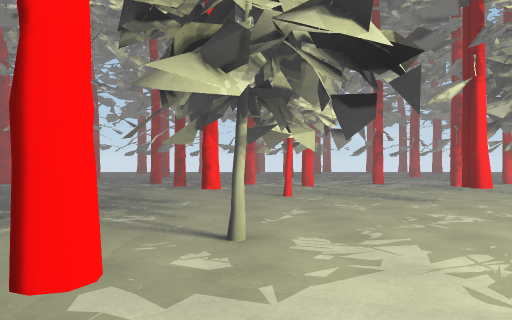
[1] (above)

24 first-person views from a walk through a 3-D level made in the Unity game engine. The camera is 1.4 m above the floor, looks level and sees 70° across. The floor is counted in squares, 2 m on a side. Each view is taken from the middle of a square. On the plan, view 1 faces up. The plan holds only what a view shows up to about 11 squares ahead; the rest is blank. The place goes on beyond the plan. The player is left out. Surface patterns are stand-ins for the level's own textures.

[2]
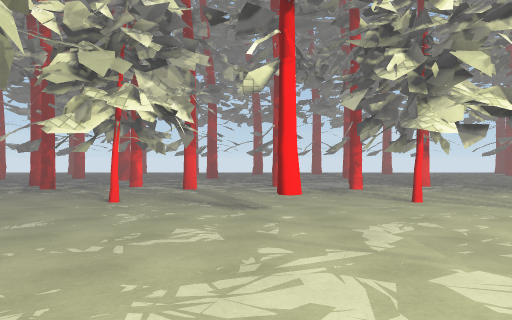

[3]
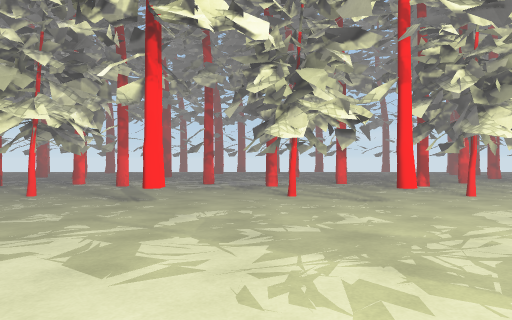

[4]
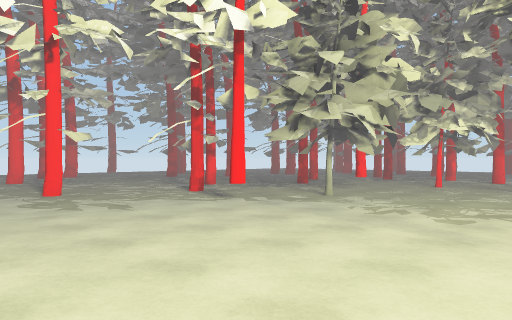

[5]
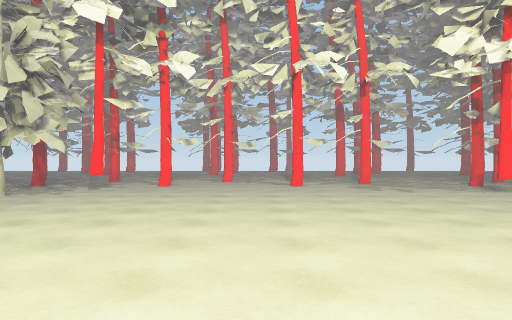

[6]
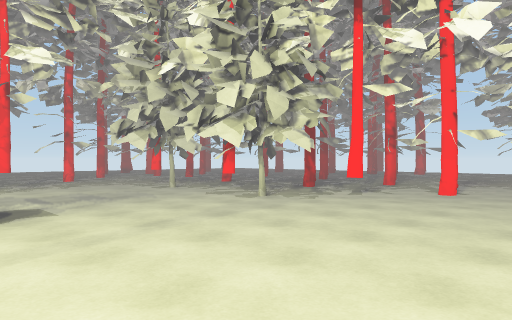

[7]
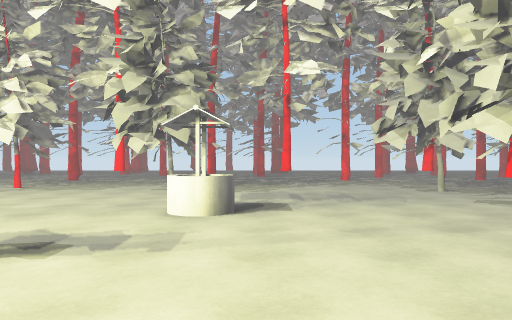

[8]
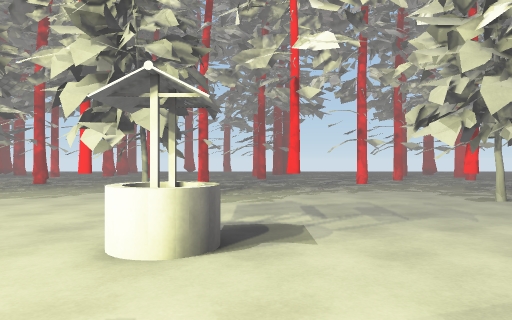

[9]
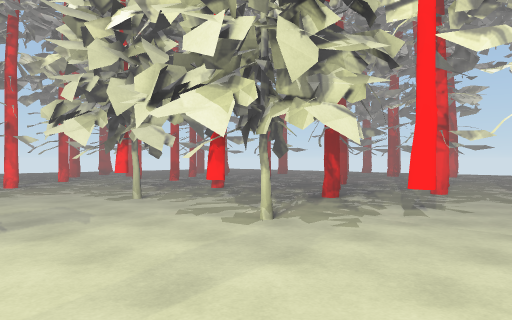

[10]
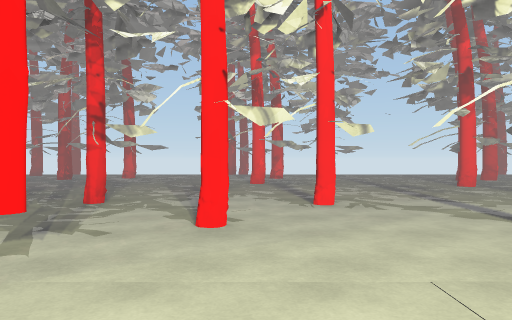

[11]
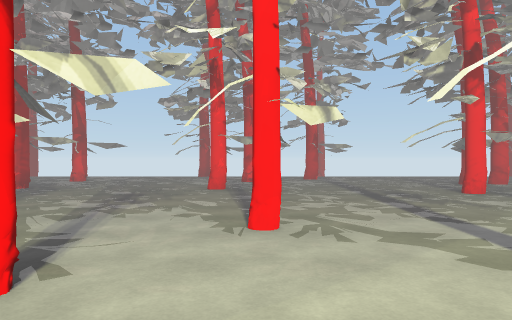

[12]
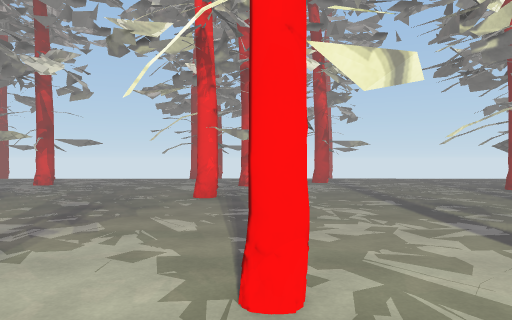

[13]
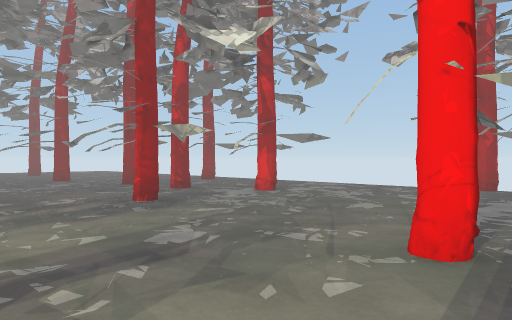

[14]
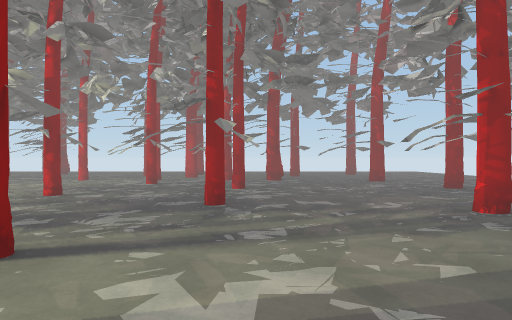

[15]
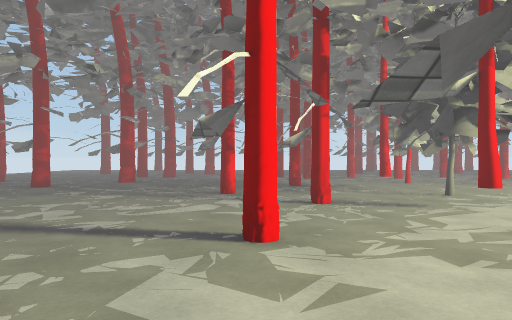

[16]
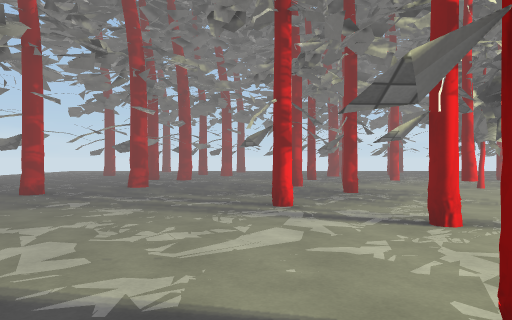

[17]
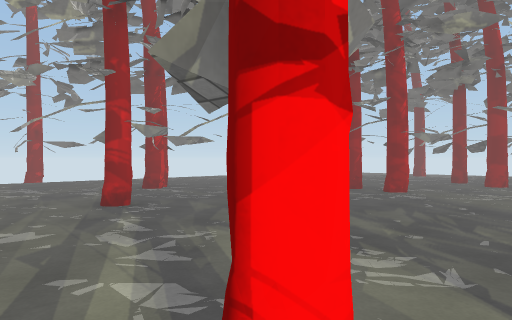

[18]
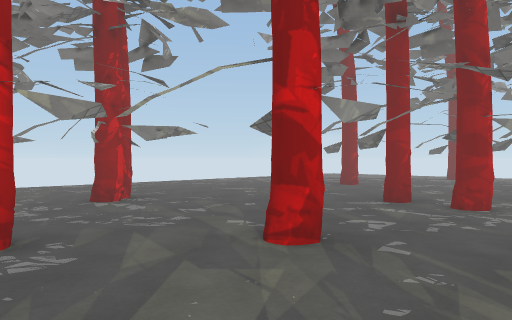

[19]
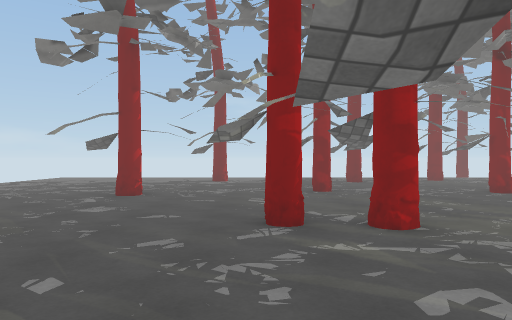

[20]
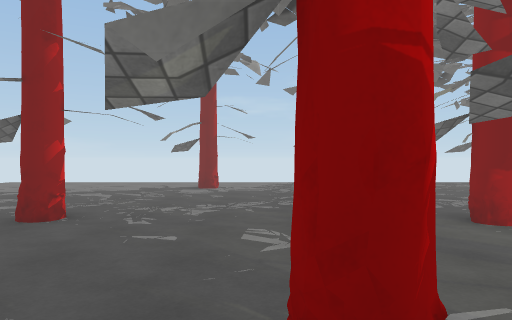

[21]
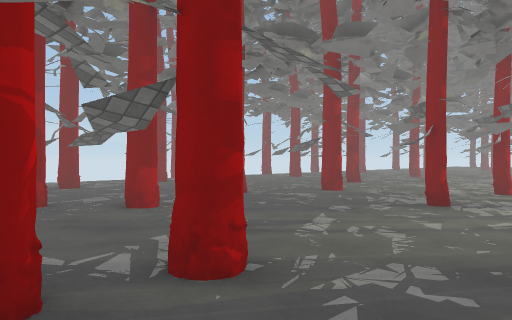

[22]
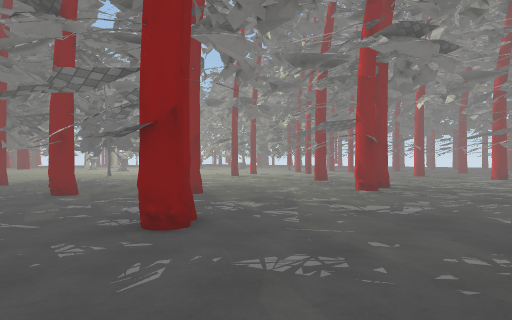

[23]
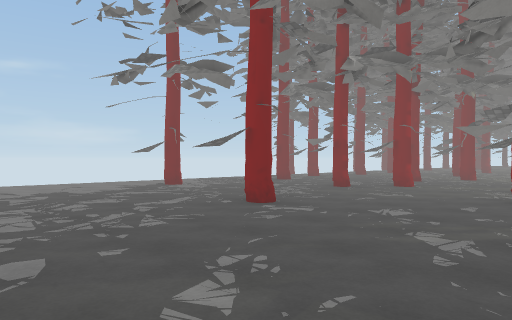

[24]
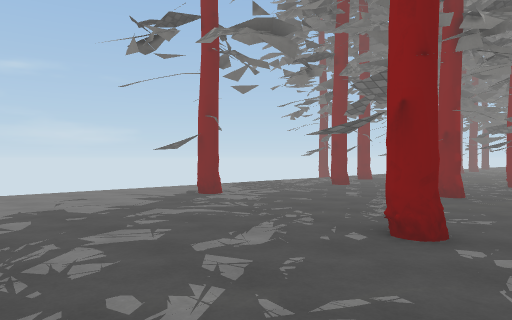

### Floor plan
Key: @ floor where view 1 was taken; # wall or solid block; x gap in a wall; . floor; T thing the floor can be seen under or through; O other object.
Columns run from 17 left of view 1 to 9 right of it. Each row starts with its distance up from view 1.
 21    .........
 20    ..... .....
 19   .....#...# ..
 18  ...............
 17  ................
 16   ........#.......
 15   ....# .#....# ...
 14   ...#.....# . #....
 13  ...............#...
 12  ..........................
 11  .......###...#..##..#...#.
 10  .......... ...#..##...#...
  9  ..........................
  8  ....# ...#..# .. #...  ..
  7  .. .# ..........## ..## .#
  6   ......# ....#.... .......
  5   .........................
  4   ...........#.. T........
  3   ..............TTT......
  2   ...# .......# .........
  1    ..# .........#....
  0    ......#.......@.....
 -1    ..........#........
 -2    ............ .......
 -3     ..........#........
 -4        ................ .
 -5     # ......# .........
 -6   .....# ...... .......
 -7 #.............#........
 -8   ..............# .......
 -9  ...........#...###...O...
-10  .............T ..........
-11  ...# .# ... ...T ....  ..
-12   .........#....TTT... ##.
-13     .# .......#....... ##.
-14     ..x.........#...#.. ..
-15      # ...#............ ...
-16     .......... ........  ..
-17     ....... .#....#....#

Positions as (right, up) in squares from view 1, and headings:
1: (0, 0), facing up
2: (3, 1), facing up
3: (5, 0), facing up
4: (4, -3), facing up-left
5: (7, -4), facing left
6: (5, -4), facing down-left
7: (4, -4), facing down
8: (4, -6), facing down
9: (3, -6), facing down-left
10: (1, -6), facing left
11: (-1, -5), facing left
12: (-3, -5), facing left
13: (-7, -5), facing down-left
14: (-7, -6), facing down
15: (-4, -4), facing up
16: (-5, -2), facing up
17: (-4, 3), facing up-left
18: (-6, 5), facing up-left
19: (-9, 7), facing up
20: (-9, 10), facing up
21: (-9, 9), facing up-right
22: (-16, 10), facing down-right
23: (-16, 10), facing up-right
24: (-15, 13), facing up-right
